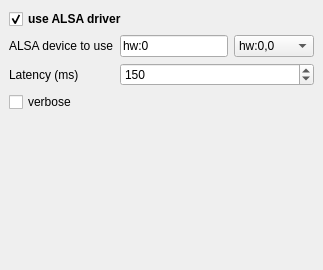
         <widget class="QWidget" name="alsatab">
          <attribute name="title">
           <string>Alsa</string>
          </attribute>
          <layout class="QGridLayout">
           <property name="margin">
            <number>9</number>
           </property>
           <property name="spacing">
            <number>6</number>
           </property>
           <item row="1" column="0">
            <widget class="QLabel" name="textLabel9">
             <property name="text">
              <string>ALSA device to use</string>
             </property>
             <property name="wordWrap">
              <bool>false</bool>
             </property>
            </widget>
           </item>
           <item row="2" column="1" colspan="2">
            <widget class="QSpinBox" name="alsa_latency">
             <property name="minimum">
              <number>50</number>
             </property>
             <property name="maximum">
              <number>1000</number>
             </property>
             <property name="singleStep">
              <number>10</number>
             </property>
             <property name="value">
              <number>150</number>
             </property>
            </widget>
           </item>
           <item row="4" column="1">
            <spacer>
             <property name="orientation">
              <enum>Qt::Vertical</enum>
             </property>
             <property name="sizeType">
              <enum>QSizePolicy::Expanding</enum>
             </property>
             <property name="sizeHint" stdset="0">
              <size>
               <width>20</width>
               <height>149</height>
              </size>
             </property>
            </spacer>
           </item>
           <item row="3" column="0" colspan="3">
            <widget class="QCheckBox" name="alsa_verbose">
             <property name="text">
              <string>verbose</string>
             </property>
            </widget>
           </item>
           <item row="2" column="0">
            <widget class="QLabel" name="textLabel3">
             <property name="text">
              <string>Latency (ms)</string>
             </property>
             <property name="wordWrap">
              <bool>false</bool>
             </property>
            </widget>
           </item>
           <item row="0" column="0" colspan="3">
            <widget class="QCheckBox" name="alsa">
             <property name="font">
              <font>
               <weight>75</weight>
               <bold>true</bold>
              </font>
             </property>
             <property name="text">
              <string>use ALSA driver</string>
             </property>
             <property name="checked">
              <bool>true</bool>
             </property>
            </widget>
           </item>
           <item row="1" column="1">
            <widget class="QLineEdit" name="alsa_dev">
             <property name="text">
              <string>hw:0</string>
             </property>
            </widget>
           </item>
           <item row="1" column="2">
            <widget class="QComboBox" name="comboBox2">
             <item>
              <property name="text">
               <string>hw:0,0</string>
              </property>
             </item>
             <item>
              <property name="text">
               <string>hw:1,0</string>
              </property>
             </item>
             <item>
              <property name="text">
               <string>plughw:0</string>
              </property>
             </item>
             <item>
              <property name="text">
               <string>plughw:1</string>
              </property>
             </item>
             <item>
              <property name="text">
               <string>default</string>
              </property>
             </item>
            </widget>
           </item>
          </layout>
         </widget>
